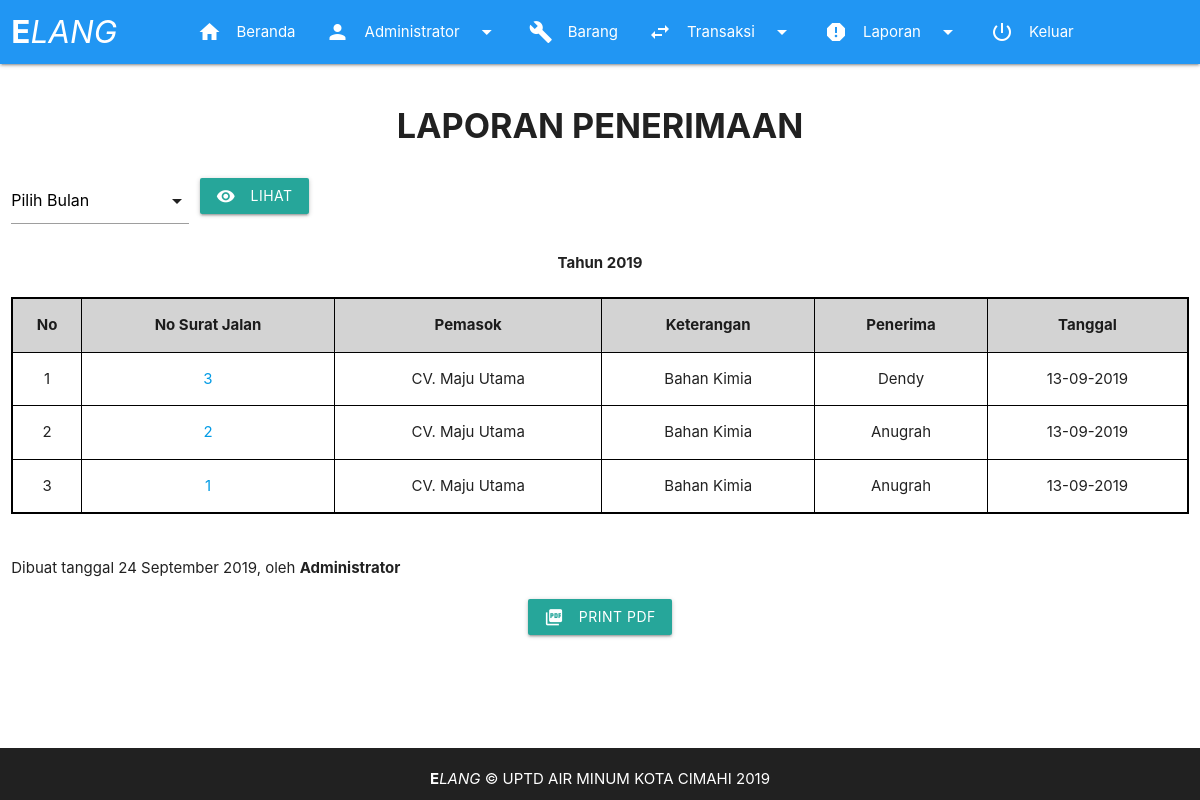
The app's page /page/laporan_penerimaan.php (signed in), older data.
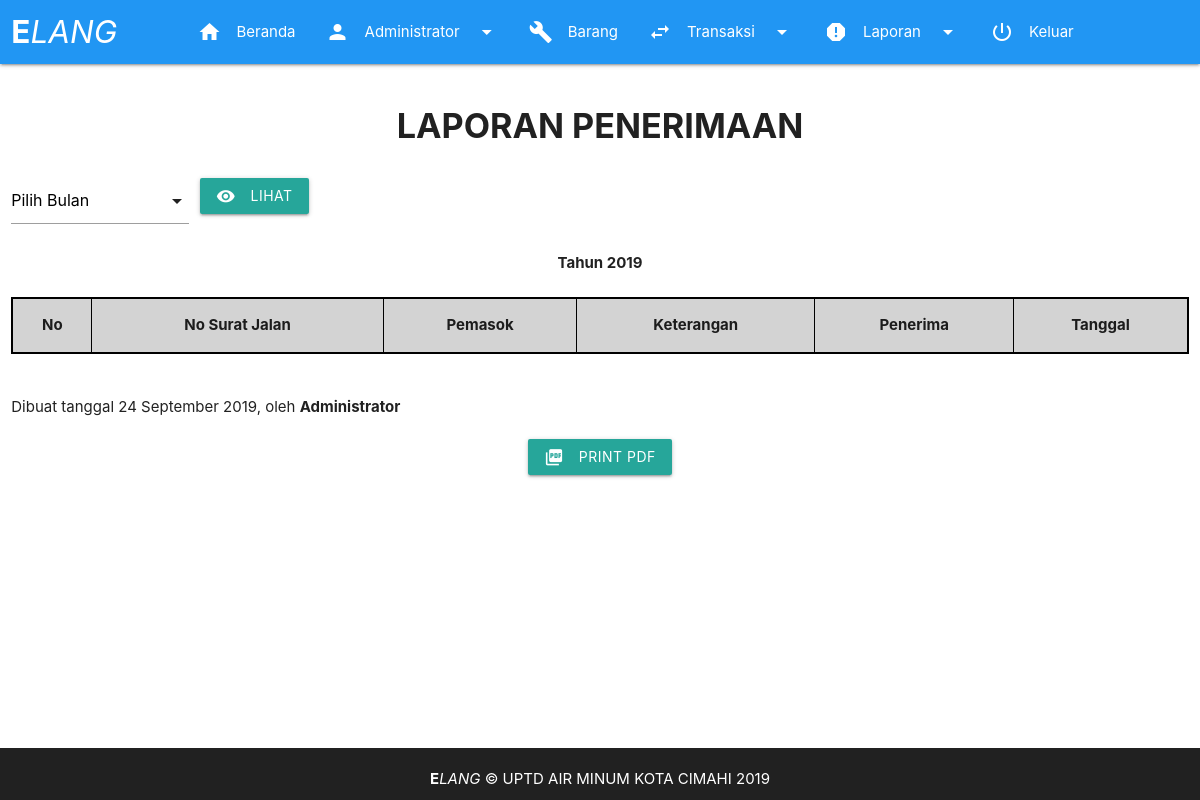
The same page, newer data.
### tables this page shows
CREATE TABLE `penerimaan` (
  `id` tinyint(5) NOT NULL,
  `no_transaksi` varchar(100) NOT NULL,
  `keterangan` varchar(255) NOT NULL,
  `tanggal` date NOT NULL,
  `kode_barang` varchar(10) NOT NULL,
  `barang` varchar(255) NOT NULL,
  `jumlah` int(11) NOT NULL,
  `user` varchar(50) NOT NULL,
  `supplier` varchar(255) NOT NULL,
  `no_surat_jalan` varchar(20) NOT NULL,
  `satuan` varchar(10) NOT NULL
);

### fungsi/fungsi.php (called while the page is built, shortened)
<?php
function tampilkan_penerimaan(){
	global $link;
	$query = "SELECT * FROM penerimaan GROUP BY no_surat_jalan ORDER BY id DESC";
	$result = mysqli_query($link, $query) or die ('gagal menampilkan data transaksi penerimaan');
	return $result;
}
?>

### page/laporan_penerimaan.php (the view, shortened to what this page needs)
<!DOCTYPE html>
  <html>
    <head>
      <?php require_once "../aset/view/headcontent.php"; ?>
    </head>
    <body>
      <?php
      require_once "../aset/view/header.php";
      require_once "../fungsi/db.php";
      require_once "../fungsi/fungsi.php";
      $penerimaan = tampilkan_penerimaan();
      $nourut = 1;
      $namabulan = 'Tahun ' . date('Y');
      ?>
      <main>
        <div class="row">
          <div class="col s12">
            <h4><div class="center"><b>LAPORAN PENERIMAAN</b></div></h4>
          </div>
        </div>
        <form action="" method="get">
          <div class="row">
            <div class="col s2">
            </div>
            <div>
              <button class="btn waves-effect waves-light" type="submit" name="submit">Lihat
                <i class="material-icons left">remove_red_eye</i>
              </button>
            </div>
          </div>
        </form>
        <div id="cetakLaporan">
          <div class="row">
            <div class="col s12 center">
            <?='<b>' . $namabulan . '</b><br><br>';?>
              <table class="highlight responsive-table centered opname">
                <thead>
                  <tr>
                      <th>No</th>
                      <th>No Surat Jalan</th>
                      <th>Pemasok</th>
                      <th>Keterangan</th>
                      <th>Penerima</th>
                      <th>Tanggal</th>
                  </tr>
                </thead>
                <tbody>
                  <?php while($row = mysqli_fetch_assoc($penerimaan)):?>
                  <tr>
                    <td><?=$nourut++;?></td>
                    <td><a href="detail_penerimaan.php?surat=<?=$row['no_surat_jalan'];?>"><?=$row['no_surat_jalan'];?></a></td>
                    <td><?=$row['supplier'];?></td>
                    <td><?=$row['keterangan'];?></td>
                    <td><?=$row['user'];?></td>
                    <td><?= date('d-m-Y', strtotime($row['tanggal']));?></td>
                  </tr>
                  <?php endwhile; ?>
                </tbody>
              </table>
            </div>
          </div>
          <div class="row">
            <div class="col s12">
              <br>
              Dibuat tanggal <?=date('j F Y');?>, oleh <b><?=$_SESSION['username'];?></b>
            </div>
          </div>
        </div>
        <div class="row">
          <div class="center">
            <div class="col s12">
              <button class="btn waves-effect waves-light" onclick="printContent('cetakLaporan')">Print PDF
                <i class="material-icons left">picture_as_pdf</i>
              </button>
            </div>
          </div>
        </div>
      </main>
      <?php
      require_once "../aset/view/footer.php";
      ?>
    </body>
  </html>

Row changes from the older to the newer data that the page shows:
removed penerimaan: no_surat_jalan "3", supplier "CV. Maju Utama", keterangan "Bahan Kimia", user "Dendy", tanggal "13-09-2019"
removed penerimaan: no_surat_jalan "2", supplier "CV. Maju Utama", keterangan "Bahan Kimia", user "Anugrah", tanggal "13-09-2019"
removed penerimaan: no_surat_jalan "1", supplier "CV. Maju Utama", keterangan "Bahan Kimia", user "Anugrah", tanggal "13-09-2019"
